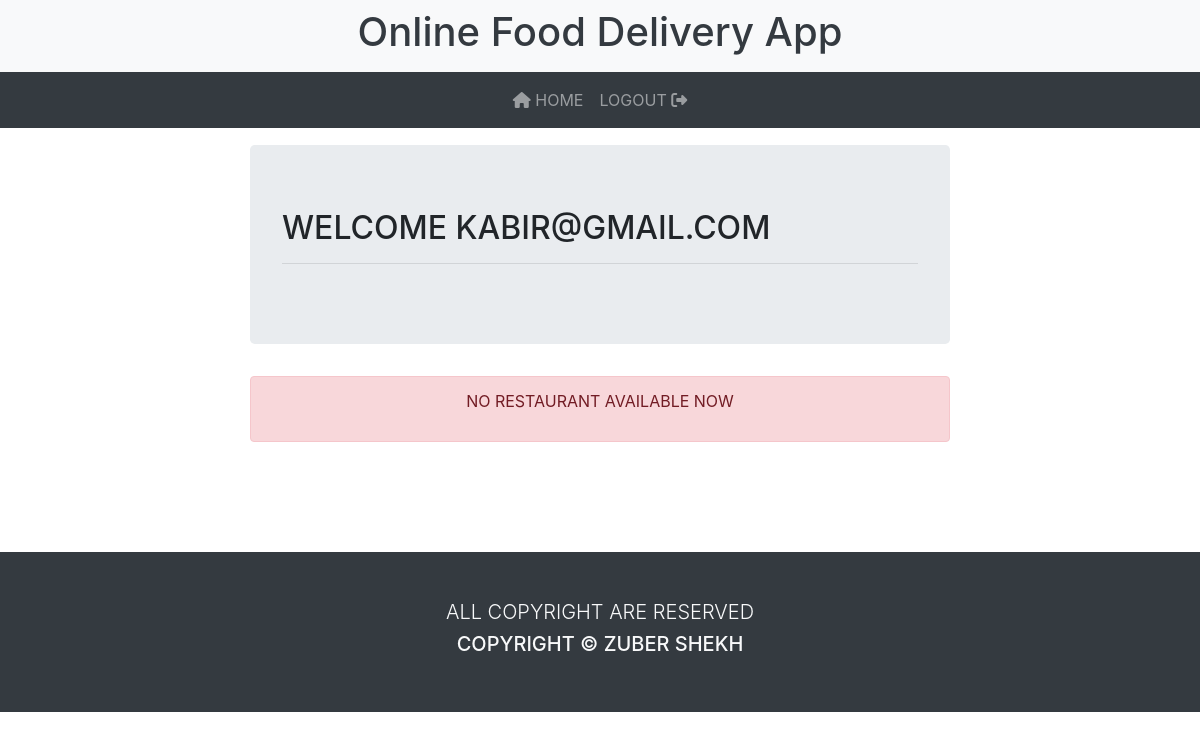
/accounts/home (signed in), run on an earlier commit of the app's database.
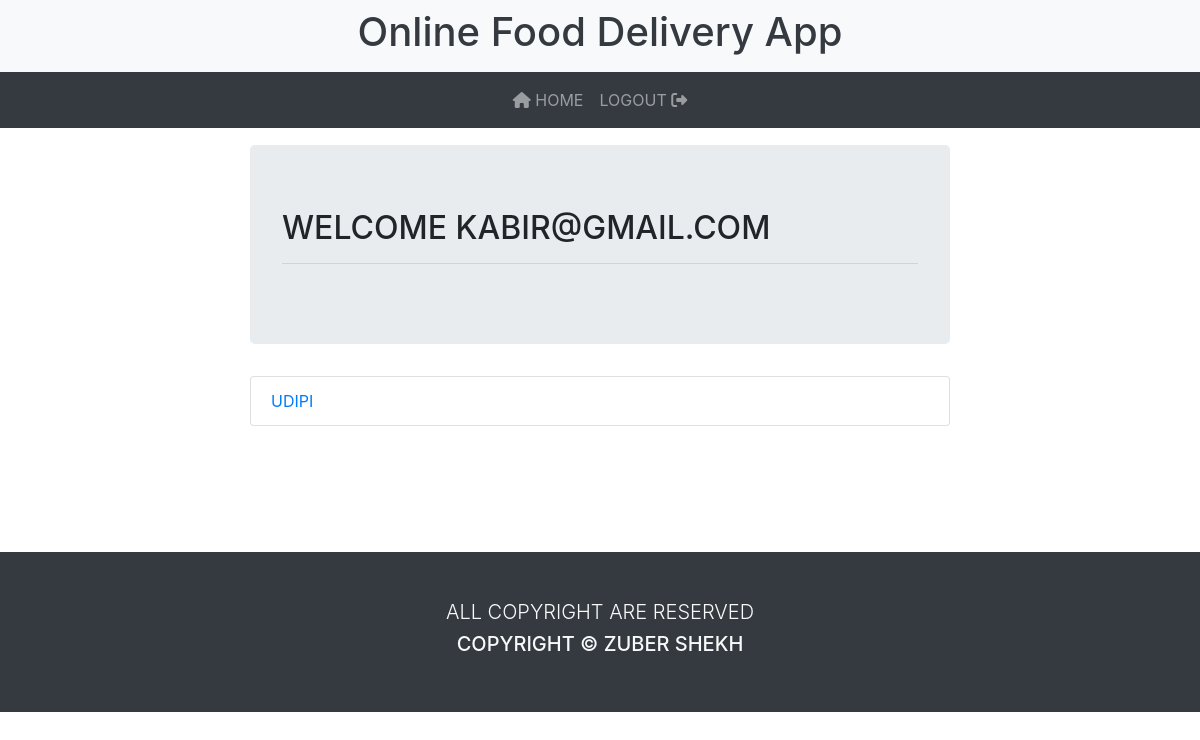
And on a later commit of the database.
### project/accounts/models.py (models this page shows, shortened)
class User(db.Model,UserMixin):
    __tablename__ = 'users'
    id = db.Column(db.Integer,primary_key=True)
    email = db.Column(db.String(),nullable=False)
    password = db.Column(db.String(),nullable=False)
    fname = db.Column(db.String(),nullable=False)
    lname = db.Column(db.String(),nullable=False)
    moblie = db.Column(db.String(10),nullable=False)
    type = db.Column(db.String(),default='user',nullable=False)
    is_admin = db.Column(db.Boolean(),default=False,nullable=False)
    restaurant = db.relationship('Restaurant',backref='owner',lazy=True)

### project/restaurants/models.py (models this page shows, shortened)
class Restaurant(db.Model):
    __tablename__ = 'restaurants'
    id = db.Column(db.Integer,primary_key=True)
    name = db.Column(db.String,nullable=False)
    license = db.Column(db.String,nullable=False)
    is_open = db.Column(db.Boolean,default=False)
    menus = db.relationship('Menu',backref='restaurant',lazy=True)
    owner_id = db.Column(db.Integer,db.ForeignKey('users.id'),unique=True)
    def __str__(self):
        return f'{self.name}'

### project/accounts/views.py (the view)
@accounts.route('/home')
def home():
    if current_user.type == 'user':
        restaurants = Restaurant.query.filter_by(is_open=True).all()
        return render_template('accounts/home.html',restaurants=restaurants)
    elif current_user.type == 'restaurant':
        return render_template('accounts/user_restaurant.html')
    else:
        return render_template('accounts/user_delivery.html')

### project/accounts/models.py (called while the page is built)
@login_manager.user_loader
def load_user(id):
    return User.query.get(int(id))

### project/accounts/templates/accounts/home.html
{% extends 'main/base.html' %}
{% block main %}
<div class="row mt-2">
    <div class="col-md-8 mx-auto">
        <section class="container text-uppercase">
            <div class="jumbotron">
                <h2>welcome {{current_user.email}}</h2>
                <hr>
            </div>
        </section>
    </div>
</div>
<div class="row">
    <div class="col-md-8 mx-auto text-uppercase">
        <section class="container">
            {% if restaurants %}
                <ul class="list-group">
                    {% for restaurant in restaurants %}
                        <li class="list-group-item"><a href="{{url_for('restaurants.view',id=restaurant.id)}}">{{restaurant}}</a></li>
                    {% endfor %}
                </ul>
            {% else %}
                <div class="alert alert-danger text-center">
                    <p>no restaurant available now</p>
                </div>
            {% endif %}
        </section>
    </div>
</div>
{% endblock %}

### project/main/templates/main/base.html (shortened to what this page needs)
<!DOCTYPE html>
<html lang="en">
<head>
    <link rel="stylesheet" href="https://maxcdn.bootstrapcdn.com/bootstrap/4.0.0/css/bootstrap.min.css">
</head>
<body>
    <header class="text-center bg-light text-dark p-2" >
        <h1>Online Food Delivery App</h1>
    </header>
    <nav class="navbar navbar-expand-lg navbar-dark bg-dark text-uppercase sticky-top">
        <ul class="navbar-nav mx-auto">
            {% if not current_user.is_authenticated %}
                <li class="nav-item" ><a class="nav-link" href="{{ url_for('main.index')}}"><i class="fas fa-home"></i> home</a></li>
                <li class="nav-item" ><a class="nav-link" href="{{ url_for('main.about')}}">contact us</a></li>
                <li class="nav-item" ><a class="nav-link" href="{{ url_for('main.contact')}}">about us</a></li>
                <li class="nav-item" ><a class="nav-link" href="{{ url_for('accounts.login')}}">login <i class="fas fa-sign-in-alt"></i></a></li>
                <li class="nav-item" ><a class="nav-link" href="{{ url_for('accounts.signup')}}">signup <i class="fas fa-sign-in-alt"></i></a></li>
            {% else %}
                <li class="nav-item" ><a class="nav-link" href="{{ url_for('accounts.home')}}"><i class="fas fa-home"></i> home</a></li>
                <li class="nav-item" ><a class="nav-link" href="{{ url_for('accounts.logout')}}">logout <i class="fas fa-sign-out-alt"></i></a></li>
            {% endif %}
        </ul>
    </nav>
    <main class="container mt-2 vh-100" style="min-height: 50vh;">
        <div class="row">
            <div class="col-md-6 mx-auto text-capitalize">
            </div>
        </div>
        {% block main %}
        {% endblock %}
    </main>
    <footer class="bg-dark text-light p-5 mt-3">
        <div class="row">
            <div class="col-md-8 mx-auto">
                <section class="container text-center text-uppercase">
                    <h5 class="lead">all copyright are reserved</h5>
                    <h5>copyright &copy; zuber shekh</h5>
                </section>
            </div>
        </div>
    </footer>
</body>
</html>

What changed in the data, as far as the page shows it:
now on this page (row edited): Restaurant: name "UDIPI"
Also different on the page:
text no longer shown: "NO RESTAURANT AVAILABLE NOW"
